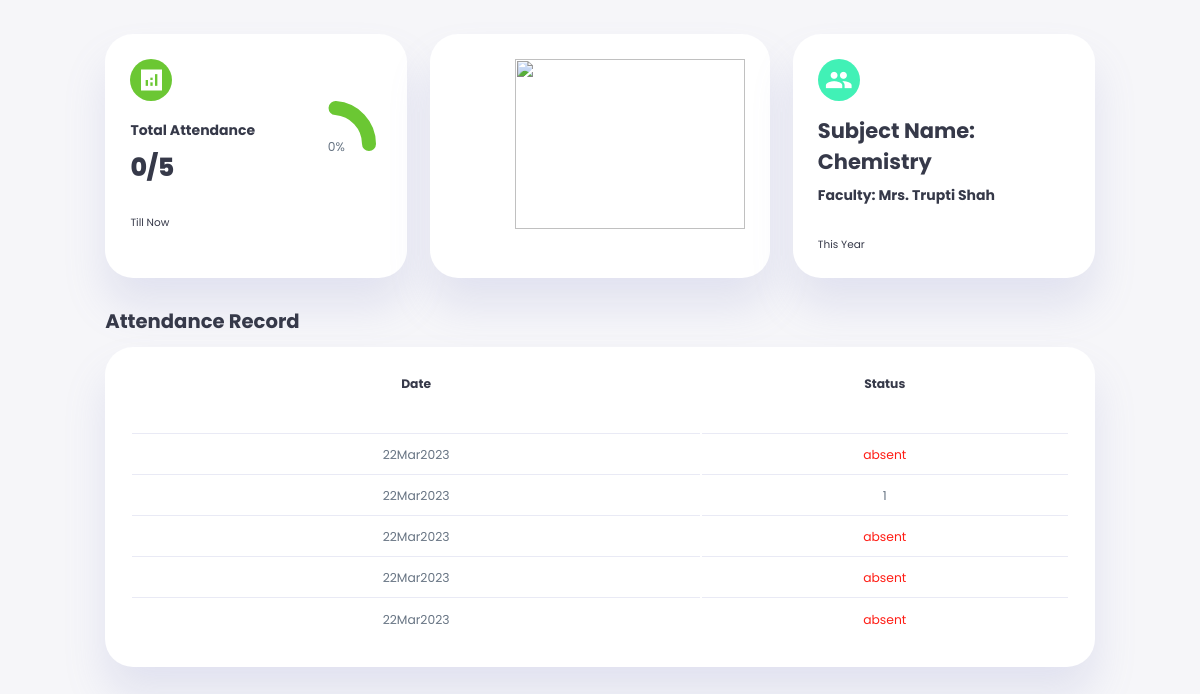
The app's page /sub_atten/Sub_chemistry.php (signed in) with its own data.
### tables this page shows
CREATE TABLE `chemistry` (
  `Rollno` int NOT NULL,
  `Name` varchar(50) NOT NULL,
  `L1` varchar(20) NOT NULL,
  `L2` varchar(255) NOT NULL DEFAULT 'absent',
  `L3` varchar(255) NOT NULL DEFAULT 'absent',
  `L4` varchar(255) NOT NULL DEFAULT 'absent',
  `L5` varchar(255) NOT NULL DEFAULT 'absent',
  `L6` varchar(255) NOT NULL DEFAULT 'absent'
);

### sub_atten/SubjectP.php (called while the page is built, shortened)
<?php
function getTotalPresentCount($tableName) {
  require('db_connect.php');
    $result = $conn->query("SHOW COLUMNS FROM $tableName");
    $columns = array();
    if ($result->num_rows > 0) {
        while ($row = $result->fetch_assoc()) {
            $columnName = $row["Field"];
            if (substr($columnName, 0, 1) === "L") {
                $columns[] = $columnName;
            }
        }
        $TC = count($columns);
    } else {
        echo "Error: No columns found in table '$tableName'";
        exit();
    }
    $sql = "SELECT ";
    $caseStatements = array();
    foreach ($columns as $column) {
        $caseStatements[] = "(CASE WHEN $column = 'present' THEN 1 ELSE 0 END)";
    }
    $sqltest = mysqli_query($conn, "SELECT * FROM users WHERE unique_id = {$_SESSION['unique_id']}");
    if (mysqli_num_rows($sqltest) > 0) {
        $row = mysqli_fetch_assoc($sqltest);
    }
    $name = $row['fname'];
    $sql .= implode(" + ", $caseStatements) . " AS total_present FROM $tableName WHERE name = '$name' LIMIT 1";
    $result = $conn->query($sql);
    if (!$result) {
        echo "Error: " . $sql . "<br>" . $conn->error;
    } else {
        if ($result->num_rows > 0) {
            while($row = $result->fetch_assoc()) {
                $TPC = $row["total_present"];
                $per = ($TPC / $TC * 100);
                $resultArray = array("TPC" => $TPC, "TC" => $TC, "percentage" => $per);
                return $resultArray;
            }
        } else {
            echo "0 results";
        }
    }
}
$chemistryResult = getTotalPresentCount("chemistry");
$chemistryTPC = $chemistryResult["TPC"];
$chemistryTC = $chemistryResult["TC"];

### sub_atten/Sub_chemistry.php (the view, shortened to what this page needs)
<!DOCTYPE html>
<html lang="en">
<head>
    <link rel="stylesheet" href="./Sub_attn.css">
</head>
<body>
    <div class="container">
        <aside>
        </aside>
        <main>
            <div class="insights">
                <div class="attendance">
                    <span class="material-icons-sharp">analytics</span>
                    <?php
                    include 'SubjectP.php';
                    $attendance_percentage = round(($chemistryTPC / ($chemistryTC-1)) * 100);
                    ?>
                    <div class="middle">
                        <div class="left">
                            <h3>Total Attendance</h3>
                            <h1><?php echo $chemistryTPC.'/'.($chemistryTC-1); ?></h1>
                        </div>
                        <div class="progress">
                            <svg>
                                <circle cx='38' cy='38' r='36' style="stroke-dashoffset: calc(228 - (228 * <?php echo $attendance_percentage; ?>) / 100);"></circle>
                            </svg>
                            <div class="number">
                                <p><?php echo $attendance_percentage.'%'; ?></p>
                            </div>
                        </div>
                    </div>
                    <small class="text-mute">Till Now</small>
                </div>
             <div class="Leaves">
                    <div class="middle">
                        <div class="left">
                        <img src="Chemistry .jpg" class="img" >
                        </div>
                    </div>
            </div>
            <div class="Leaves">
                    <span class="material-icons-sharp">group</span>
                    <div class="middle">
                        <div class="left">
                            <h2>Subject Name: Chemistry</h2>
                            <h4>Faculty: Mrs. Trupti Shah</h4>
                        </div>
                    </div>
                    <small class="text-mute">This Year</small>
            </div>
</div>
<?php
require('db_connect.php');
$sqltest = mysqli_query($conn, "SELECT * FROM users WHERE unique_id = {$_SESSION['unique_id']}");
        if (mysqli_num_rows($sqltest) > 0) {
            $row = mysqli_fetch_assoc($sqltest);
        }
$name = $row['fname'];
$sql1 = "SELECT * FROM chemistry WHERE name = '$name'";
$sql2 = "SELECT * FROM chemistry WHERE name = 'Timestamp'";
$result1 = mysqli_query($conn, $sql1);
$result2 = mysqli_query($conn, $sql2);
if (mysqli_num_rows($result1) > 0 && mysqli_num_rows($result2) > 0) {
    $dates = mysqli_fetch_array($result1, MYSQLI_NUM);
    $statuses = mysqli_fetch_array($result2, MYSQLI_NUM);
    echo '
            <div class="staff-attendance">
            <h2>Attendance Record</h2>
            <table>
            <thead>
                <tr>
                    <th>Date</th>
                    <th>Status</th>
                </tr>
            </thead>
            <tbody>';
            for ($i = 2; $i < count($dates); $i++) {
                if ($dates[$i] == 'absent') {
                    $class = 'warning';
                } elseif ($dates[$i] == 'present') {
                    $class = 'success';
                } else {
                    $class = '';
                }
                echo '<tr>
                        <td>' . substr($statuses[$i], 0, -5) . '</td>
                        <td class="' . $class . '">' . $dates[$i] . '</td>
                      </tr>';
            }
    echo '</tbody>
          </table>
          </div>';
} else {
    echo "No results found.";
}
?>
        </main>
    </div>
</body>
</html>

### sub_atten/Sub_attn.css (style rules this page uses)
:root { --color-primary: #6BC733; --color-danger:#7380ec; --color-success: #41f1b6; --color-warning: #FF1D15; --color-white: #fff; --color-info-dark: #c9cbce; --color-dark: #363949; --color-light: rgba(132, 139, 200, 0.18); --color-primary-variant: #111e88; --color-dark-variant: #677483; --color-background: #f6f6f9; --card-border-radius: 2rem; --border-radius-1: 0.4rem; --border-radius-2: 0.8rem; --border-radius-3: 1.2rem; --card-padding: 1.8rem; --padding-1: 1.2rem; --box-shadow: 0 2rem 3rem var(--color-light); }
* { margin: 0; padding: 0; outline: 0; appearance: none; border: 0; text-decoration: none; box-sizing: border-box; }
html { font-size: 14px; }
body { width: 100vw; height: 100vh; font-family: poppins, sans-serif; font-size: 0.88rem; background: var(--color-background); user-select: none; overflow-x:hidden; color: var(--color-dark); }
.img { margin-left: 60px; width: 230px; height: 170px; }
.container { display: grid; width: 96%; margin: 0 auto; gap: 0.8rem; grid-template-columns: 5rem auto 5rem; }
h1 { font-weight: 800; font-size: 1.8rem; }
h2 { font-size: 1.4rem; }
h3 { font-size: 0.87rem; }
h4 { font-size: 0.8rem; }
small { font-size: 0.75rem; }
p { color: var(--color-dark-variant); }
.warning { color: var(--color-warning); }
aside { height: 100vh; }
main { margin-top: 1.4rem; }
main .insights { display: grid; grid-template-columns: repeat(3, 1fr); gap: 1.6rem; }
main .insights > div { background: var(--color-white); padding: var(--card-padding); border-radius: var(--card-border-radius); margin-top: 1rem; box-shadow: var(--box-shadow); transition: all 300ms ease; }
main .insights > div span { background: var(--color-primary); padding: 0.5rem; border-radius: 50%; color: var(--color-white); font-size: 2rem; }
main .insights > div.Leaves span { background: var(--color-success); }
main .insights > div .middle { display: flex; align-items: center; justify-content: space-between; }
main .insights h2 { margin: 1rem 0 0.6rem; font-size: 1.5rem; }
main .insights h3 { margin: 1rem 0 0.6rem; font-size: 1rem; }
main .insights h4 { margin: 0.5rem 0 0.6rem; font-size: 1rem; }
main .insights .progress { position: relative; width: 92px; height: 92px; border-radius: 50%; }
main .insights svg { width: 7rem; height: 7rem; }
main .insights .progress .number { position: absolute; top: 0; left: 0; height: 100%; width: 100%; display: flex; justify-content: center; align-items: center; }
main .insights small { margin-top: 1.6rem; display: block; }
main .staff-attendance { margin-top: 2rem; }
main .staff-attendance h2 { margin-bottom: 0.8rem; }
main .staff-attendance table { background: var(--color-white); width: 100%; border-radius: var(--card-border-radius); padding: var(--card-padding); text-align: center; box-shadow: var(--box-shadow); transition: all 300ms ease; }
main table tbody td { height: 2.8rem; border-bottom: 1px solid var(--color-light); color: var(--color-dark-variant); }
main table tbody tr:last-child td { border: none; }

### records on screen
chemistry: L2 "22Mar2023", L3 "22Mar2023", L4 "22Mar2023", L5 "22Mar2023", L6 "22Mar2023"
chemistry: L2 "absent", L3 "1", L4 "absent", L5 "absent", L6 "absent"

### other values on screen
$chemistryTPC "0"
$chemistryTC-1 "5"
$attendance_percentage "0"
